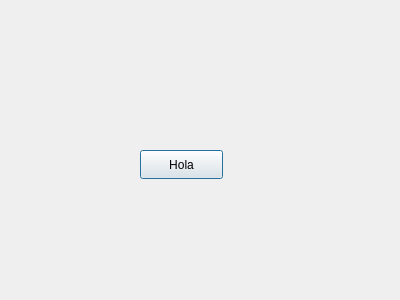
<?xml version="1.0" encoding="UTF-8"?>
<ui version="4.0">
 <class>Instrucciones</class>
 <widget class="QDialog" name="Instrucciones">
  <property name="geometry">
   <rect>
    <x>0</x>
    <y>0</y>
    <width>400</width>
    <height>300</height>
   </rect>
  </property>
  <property name="windowTitle">
   <string>Indicaciones</string>
  </property>
  <widget class="QPushButton" name="pushButton">
   <property name="geometry">
    <rect>
     <x>140</x>
     <y>150</y>
     <width>83</width>
     <height>29</height>
    </rect>
   </property>
   <property name="text">
    <string>Hola</string>
   </property>
  </widget>
 </widget>
 <resources/>
 <connections/>
</ui>
